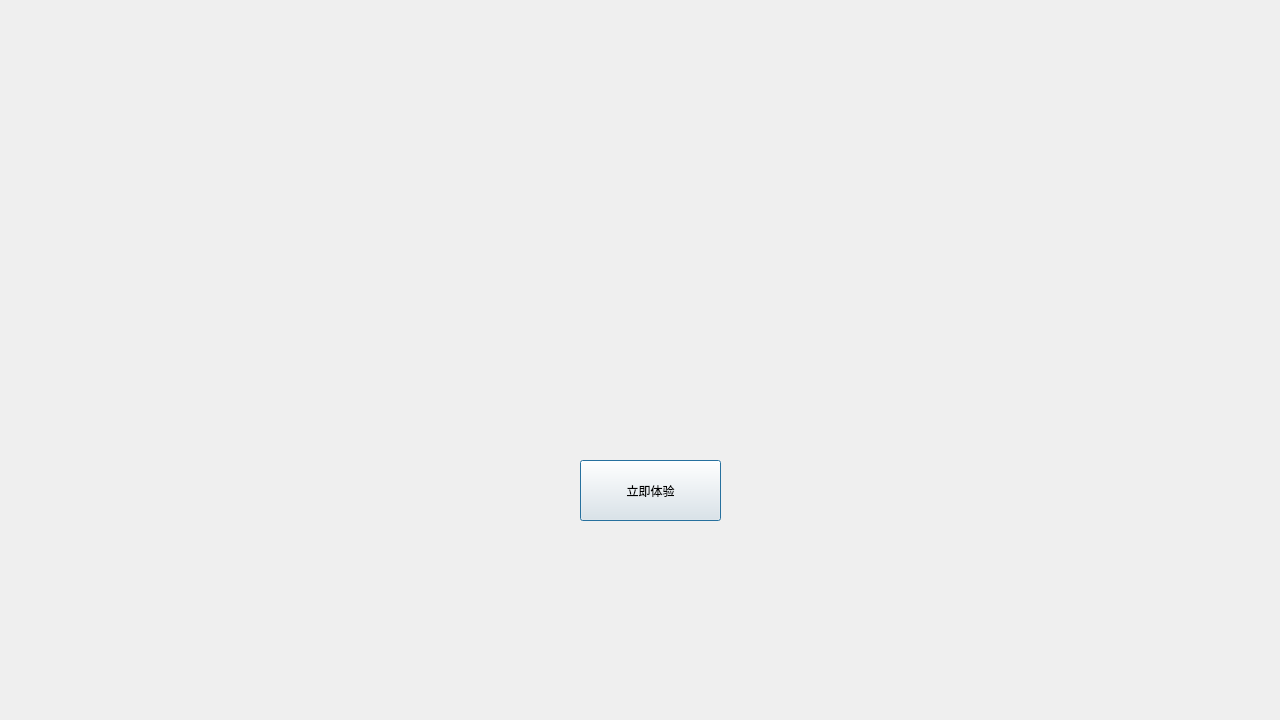
<?xml version="1.0" encoding="UTF-8"?>
<ui version="4.0">
 <class>LoginDlg</class>
 <widget class="QDialog" name="LoginDlg">
  <property name="geometry">
   <rect>
    <x>0</x>
    <y>0</y>
    <width>1280</width>
    <height>720</height>
   </rect>
  </property>
  <property name="windowTitle">
   <string>Dialog</string>
  </property>
  <widget class="QPushButton" name="pushButton">
   <property name="geometry">
    <rect>
     <x>580</x>
     <y>460</y>
     <width>141</width>
     <height>61</height>
    </rect>
   </property>
   <property name="styleSheet">
    <string notr="true">font: 12pt &quot;华文新魏&quot;;</string>
   </property>
   <property name="text">
    <string>立即体验</string>
   </property>
  </widget>
 </widget>
 <resources/>
 <connections>
  <connection>
   <sender>pushButton</sender>
   <signal>clicked()</signal>
   <receiver>LoginDlg</receiver>
   <slot>accept()</slot>
   <hints>
    <hint type="sourcelabel">
     <x>129</x>
     <y>134</y>
    </hint>
    <hint type="destinationlabel">
     <x>217</x>
     <y>201</y>
    </hint>
   </hints>
  </connection>
 </connections>
</ui>
